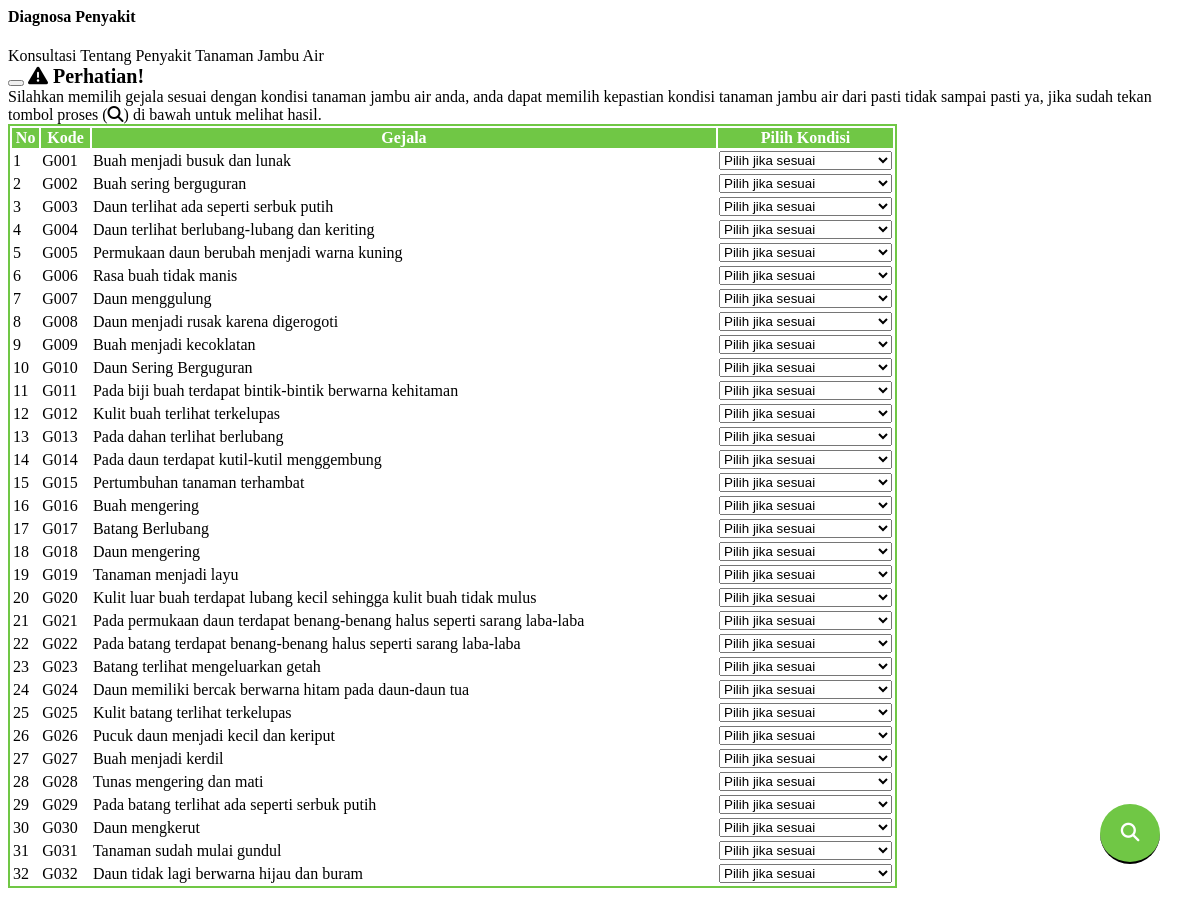
Page /modul/diagnosa/diagnosa.php on the committed database.
### tables this page shows
CREATE TABLE `gejala` (
  `kode_gejala` int(11) NOT NULL,
  `nama_gejala` varchar(255) NOT NULL
);

### modul/diagnosa/diagnosa.php (the view, shortened to what this page needs)
<link rel="stylesheet" href="assets/icons/font-awesome-4.2.0/font-awesome-4.2.0/css/font-awesome.min.css">
<?php
  switch ($_GET['act']) {
    default:
      if ($_POST['submit']) {
        $arcolor = array('#ffffff', '#cc66ff', '#019AFF', '#00CBFD', '#00FEFE', '#A4F804', '#FFFC00', '#FDCD01', '#FD9A01', '#FB6700');
        date_default_timezone_set("Asia/Jakarta");
        $inptanggal = date('Y-m-d H:i:s');
        $arbobot = array('0', '1', '0.8', '0.6', '0.4', '-0.2', '-0.4', '-0.6', '-0.8', '-1');
        $argejala = array();
        for ($i = 0; $i < count($_POST['kondisi']); $i++) {
          $arkondisi = explode("_", $_POST['kondisi'][$i]);
          if (strlen($_POST['kondisi'][$i]) > 1) {
            $argejala += array($arkondisi[0] => $arkondisi[1]);
          }
        }
        $sqlkondisi = mysql_query("SELECT * FROM kondisi order by id+0");
        while ($rkondisi = mysql_fetch_array($sqlkondisi)) {
          $arkondisitext[$rkondisi['id']] = $rkondisi['kondisi'];
        }
        $sqlpkt = mysql_query("SELECT * FROM penyakit order by kode_penyakit+0");
        while ($rpkt = mysql_fetch_array($sqlpkt)) {
          $arpkt[$rpkt['kode_penyakit']] = $rpkt['nama_penyakit'];
          $ardpkt[$rpkt['kode_penyakit']] = $rpkt['det_penyakit'];
          $arspkt[$rpkt['kode_penyakit']] = $rpkt['srn_penyakit'];
          $argpkt[$rpkt['kode_penyakit']] = $rpkt['gambar'];
        }
      $sqlpenyakit = mysql_query("SELECT * FROM penyakit order by kode_penyakit");
      $arpenyakit = array();
      while ($rpenyakit = mysql_fetch_array($sqlpenyakit)) {
        $cftotal_temp = 0;
        $cf = 0;
        $sqlgejala = mysql_query("SELECT * FROM basis_pengetahuan where kode_penyakit=$rpenyakit[kode_penyakit]");
        $cflama = 0;
        while ($rgejala = mysql_fetch_array($sqlgejala)) {
          $arkondisi = explode("_", $_POST['kondisi'][0]);
          $gejala = $arkondisi[0];
          for ($i = 0; $i < count($_POST['kondisi']); $i++) {
            $arkondisi = explode("_", $_POST['kondisi'][$i]);
            $gejala = $arkondisi[0];
            if ($rgejala['kode_gejala'] == $gejala) {
              $cf = ($rgejala['mb'] - $rgejala['md']) * $arbobot[$arkondisi[1]];
              if (($cf >= 0) && ($cf * $cflama >= 0)) {
                $cflama = $cflama + ($cf * (1 - $cflama));
              }
              if ($cf * $cflama < 0) {
                $cflama = ($cflama + $cf) / (1 - Math . Min(Math . abs($cflama), Math . abs($cf)));
              }
              if (($cf < 0) && ($cf * $cflama >= 0)) {
                $cflama = $cflama + ($cf * (1 + $cflama));
              }
            }
          }
        }
        if ($cflama > 0) {
          $arpenyakit += array($rpenyakit[kode_penyakit] => number_format($cflama, 4));
        }
      }
      arsort($arpenyakit);
      $inpgejala = serialize($argejala);
      $inppenyakit = serialize($arpenyakit);
      $np1 = 0;
      foreach ($arpenyakit as $key1 => $value1) {
        $np1++;
        $idpkt1[$np1] = $key1;
        $vlpkt1[$np1] = $value1;
      }
      mysql_query("INSERT INTO hasil(
                  tanggal,
                  gejala,
                  penyakit,
                  hasil_id,
                  hasil_nilai
				  )
	        VALUES(
                '$inptanggal',
                '$inpgejala',
                '$inppenyakit',
                '$idpkt1[1]',
                '$vlpkt1[1]'
				)");
      echo "
      <div class='container-fluid'>
        <div class='row page-titles mx-0'>
          <div class='col-sm-6 p-md-0'>
            <div class='welcome-text'>
              <h4>Hasil Diagnosa!</h4>
              <span class='ml-0'>Hasil Diagnosa Penyakit dan Hama Tanaman Jambu Air</span>
            </div>
          </div>
          <div class='col-sm-6 p-md-0 justify-content-sm-end mt-2 mt-sm-0 d-flex'>
            <ol class='breadcrumb'>
              <button type='button' class='btn mb-1 btn-success text-white' onClick='window.print();' data-toggle='tooltip' data-placement='right' title='Klik tombol ini untuk mencetak hasil diagnosa'>
              <i class='fa fa-print'></i> Cetak</button>
            </ol>
          </div>
        </div>
        <div class='row'>
          <div class='col-12'>
            <div class='card'>
              <div class='card-body'>
                <table class='table table-bordered table-striped diagnosa'>
                  <th width=8%>No</th>
                  <th width=10%>Kode</th>
                  <th>Gejala yang dialami (keluhan)</th>
                  <th width=20%>Pilihan</th>
                  </tr>";
          $ig = 0;
          foreach ($argejala as $key => $value) {
            $kondisi = $value;
            $ig++;
            $gejala = $key;
            $sql4 = mysql_query("SELECT * FROM gejala where kode_gejala = '$key'");
            $r4 = mysql_fetch_array($sql4);
            echo '<tr><td>' . $ig . '</td>';
            echo '<td>G' . str_pad($r4[kode_gejala], 3, '0', STR_PAD_LEFT) . '</td>';
            echo '<td><span class="hasil text text-primary">' . $r4[nama_gejala] . "</span></td>";
            echo '<td><span class="kondisipilih" style="color:' . $arcolor[$kondisi] . '">' . $arkondisitext[$kondisi] . "</span></td></tr>";
          }
          $np = 0;
          foreach ($arpenyakit as $key => $value) {
            $np++;
            $idpkt[$np] = $key;
            $nmpkt[$np] = $arpkt[$key];
            $vlpkt[$np] = $value;
          }
          if ($argpkt[$idpkt[1]]) {
            $gambar = 'gambar/penyakit/' . $argpkt[$idpkt[1]];
          } else {
            $gambar = 'gambar/noimage.png';
          }
      echo "    </table>
                <div class='well well-small'>
                  <img style='float:right; margin-left:15px;' src='" . $gambar . "' height=200>
                  <h3>Hasil Diagnosa</h3>";
      echo "      <div class='callout callout-default'>Jenis penyakit yang dialami adalah <b>
                    <h3 class='text text-success'>" . $nmpkt[1] . "</b> / " . round($vlpkt[1], 2) . " % (" . $vlpkt[1] . ")<br></h3>
                  </div>
                </div>";
      echo "    <div class='box box-info box-solid'>
                  <div class='box-header with-border'>
                    <h3 class='box-title text-white'>Detail Penyakit</h3>
                  </div>
                  <div class='box-body'>
                    <h5>";
      echo            $ardpkt[$idpkt[1]];
      echo "        </h5>
                  </div>
                </div>
                <div class='box box-warning box-solid'>
                  <div class='box-header with-border'>
                    <h3 class='box-title text-white'>Solusi Penyakit</h3>
                  </div>
                  <div class='box-body'>
                    <h5>";
      echo            $arspkt[$idpkt[1]];
      echo "        </h5>
                  </div>
                </div>
                <div class='box box-danger box-solid'>
                  <div class='box-header with-border'>
                    <h3 class='box-title'>Kemungkinan lain:</h3>
                  </div>
                  <div class='box-body'>";
      for ($ipl = 2; $ipl < count($idpkt); $ipl++) {
      echo "        <h5>
                      <i class='fa fa-caret-square-o-right'></i> " . $nmpkt[$ipl] . "</b> / " . round($vlpkt[$ipl], 2) . " % (" . $vlpkt[$ipl] . ")<br>
                    </h5>";
      }
      echo "    </div>
              </div>
            </div>
          </div>
        </div>
      </div>";
    } else {
      echo "
      <div class='container-fluid'>
        <div class='row page-titles mx-0'>
          <div class='col-sm-6 p-md-0'>
            <div class='welcome-text'>
              <h4>Diagnosa Penyakit</h4>
              <span class='ml-0'>Konsultasi Tentang Penyakit Tanaman Jambu Air</span>
            </div>
          </div>
        </div>
	      <div class='alert alert-danger alert-dismissible alert-alt fade show'>
          <button type='button' class='close h-100' data-dismiss='alert' aria-label='Close'><span><i class='mdi mdi-close'></i></span>
          </button>
          <strong style='font-size: 20px;'><i class='icon fa fa-exclamation-triangle'></i> Perhatian!</strong> <br>Silahkan memilih gejala sesuai dengan kondisi tanaman jambu air anda, anda dapat memilih kepastian kondisi tanaman jambu air dari pasti tidak sampai pasti ya, jika sudah tekan tombol proses (<i class='fa fa-search'></i>)  di bawah untuk melihat hasil.
        </div>
        <div class='row'>
          <div class='col-12'>
            <div class='card'>
              <div class='card-body'>
                <div class='table-responsive'>
          		    <form name=text_form method=POST action='diagnosa' >
                    <table class='table table-striped konsul'>
                      <tbody class='pilihkondisi'>
                        <tr class='text-white'>
                          <th>No</th>
                          <th>Kode</th>
                          <th>Gejala</th>
                          <th width='20%'>Pilih Kondisi</th>
                        </tr>
                        <tr>";
                  $sql3 = mysql_query("SELECT * FROM gejala order by kode_gejala");
                  $i = 0;
                  while ($r3 = mysql_fetch_array($sql3)) {
                    $i++;
                    echo "<td class=opsi>$i</td>";
                    echo "<td class=opsi>G" . str_pad($r3[kode_gejala], 3, '0', STR_PAD_LEFT) . "</td>";
                    echo "<td class=gejala>$r3[nama_gejala]</td>";
                    echo '<td class="opsi"><select name="kondisi[]" id="sl' . $i . '" class="opsikondisi"/><option data-id="0" value="0">Pilih jika sesuai</option>';
                      ?>
                      <?php
                    echo '</select></td>';
                    ?>
<?php
      echo "            </tr>";
                  }
      echo "
		                    <input class='btn btn-success float' type=submit data-toggle='tooltip' data-placement='top' title='Klik disini untuk melihat hasil diagnosa' name=submit value='&#xf002;' style='font-family:Arial, FontAwesome'>
                      </tbody>
                    </table>
                  </form>
                </div>
              </div>
            </div>
          </div>
        </div>
      </div>";
    }
    break;
}
?>

### modul/diagnosa/diagnosa.php (style rules this page uses)
table.konsul th { background-color: #70c745; color: #fff; }
table.konsul { border: 2px solid #70c745; }
.float { background: #70c745; color: white; border-top: 0; border-left: 0; border-right: 0; text-decoration: none; font-family: sans-serif; font-size: 14pt; position:fixed; width:60px; height:60px; bottom:40px; right:40px; background-color: #70c745; color:#FFF; border-radius:50px; text-align:center; margin-top:32px; }

### rows in the picture
gejala: kode_gejala "001", nama_gejala "Buah menjadi busuk dan lunak"
gejala: kode_gejala "002", nama_gejala "Buah sering berguguran"
gejala: kode_gejala "003", nama_gejala "Daun terlihat ada seperti serbuk putih"
gejala: kode_gejala "004", nama_gejala "Daun terlihat berlubang-lubang dan keriting"
gejala: kode_gejala "005", nama_gejala "Permukaan daun berubah menjadi warna kuning"
gejala: kode_gejala "006", nama_gejala "Rasa buah tidak manis"
gejala: kode_gejala "007", nama_gejala "Daun menggulung"
gejala: kode_gejala "008", nama_gejala "Daun menjadi rusak karena digerogoti"
gejala: kode_gejala "009", nama_gejala "Buah menjadi kecoklatan"
gejala: kode_gejala "010", nama_gejala "Daun Sering Berguguran"
gejala: kode_gejala "011", nama_gejala "Pada biji buah terdapat bintik-bintik berwarna kehitaman"
gejala: kode_gejala "012", nama_gejala "Kulit buah terlihat terkelupas"
gejala: kode_gejala "013", nama_gejala "Pada dahan terlihat berlubang"
gejala: kode_gejala "014", nama_gejala "Pada daun terdapat kutil-kutil menggembung"
gejala: kode_gejala "015", nama_gejala "Pertumbuhan tanaman terhambat"
gejala: kode_gejala "016", nama_gejala "Buah mengering"
gejala: kode_gejala "017", nama_gejala "Batang Berlubang"
gejala: kode_gejala "018", nama_gejala "Daun mengering"
gejala: kode_gejala "019", nama_gejala "Tanaman menjadi layu"
gejala: kode_gejala "020", nama_gejala "Kulit luar buah terdapat lubang kecil sehingga kulit buah tidak mulus"
gejala: kode_gejala "021", nama_gejala "Pada permukaan daun terdapat benang-benang halus seperti sarang laba-laba"
gejala: kode_gejala "022", nama_gejala "Pada batang terdapat benang-benang halus seperti sarang laba-laba"
gejala: kode_gejala "023", nama_gejala "Batang terlihat mengeluarkan getah"
gejala: kode_gejala "024", nama_gejala "Daun memiliki bercak berwarna hitam pada daun-daun tua"
gejala: kode_gejala "025", nama_gejala "Kulit batang terlihat terkelupas"
gejala: kode_gejala "026", nama_gejala "Pucuk daun menjadi kecil dan keriput"
gejala: kode_gejala "027", nama_gejala "Buah menjadi kerdil"
gejala: kode_gejala "028", nama_gejala "Tunas mengering dan mati"
gejala: kode_gejala "029", nama_gejala "Pada batang terlihat ada seperti serbuk putih"
gejala: kode_gejala "030", nama_gejala "Daun mengkerut"
gejala: kode_gejala "031", nama_gejala "Tanaman sudah mulai gundul"
gejala: kode_gejala "032", nama_gejala "Daun tidak lagi berwarna hijau dan buram"
